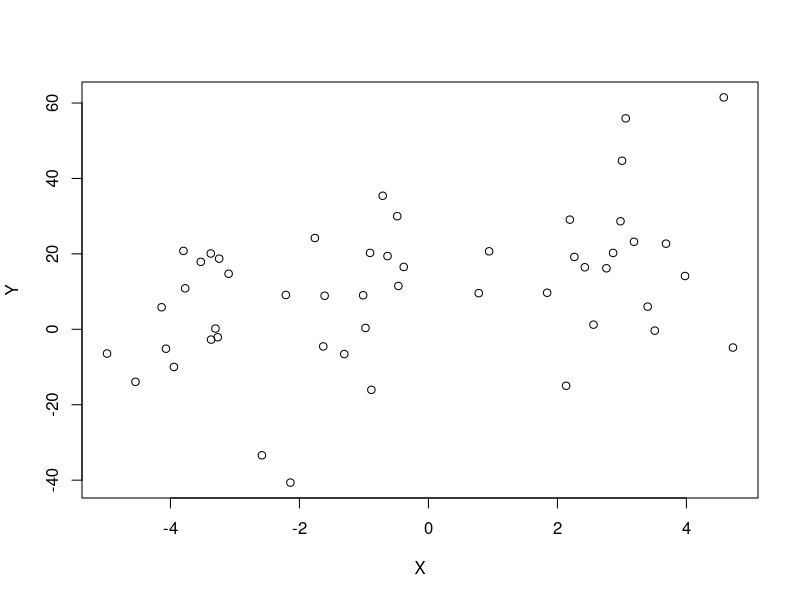

Source code (R): (Note: a time limit stopped this script after it produced the figure.)
## ---- chunk 1
knitr::opts_chunk$set(cache=FALSE, echo = TRUE, tidy=TRUE, tidy.opts=list(blank=FALSE, width.cutoff=50), out.width='\\maxwidth')
options(width=50)
# Installation des packages si nécessaire et chargement
Library <- function(Packages) {
  InstallAndLoad <- function(Package) {
    if (!Package %in% installed.packages()[, 1]) {install.packages(Package, repos="https://cran.rstudio.com/")}
    require(Package, character.only = TRUE)
  }
  invisible(sapply(Packages, InstallAndLoad))
}
# Ajouter les packages nécessaires ici
Library(c("kableExtra", "tidyverse"))
## ---- chunk 2
# Paramètres
a <- 10
b <- 2
sigma <- 20
n <- 50
# Données
X <- runif(n, min=-5, max=5)
Y <- a + b*X + rnorm(n, 0, sigma)
## ---- chunk 3
plot(Y~X)
## ---- chunk 4
ll_Y_theta <- function(Y, X, theta){
  a <- theta[1]
  b <- theta[2]
  sigma <- theta[3]
  # Valeur prédite par le modèle
  prediction <- a + b*X
  # Log-vraisemblance de chaque valeur de y
  single_likelihoods <- dnorm(Y, mean = prediction, sd = sigma, log = TRUE)
  # Possibilité de NaN si sd proposé négatif par exemple
  ll <- sum(single_likelihoods)
  # Vraisemblance nulle dans ce cas
  if (is.na(ll)) ll <- -Inf
  return (ll)
}
## ---- chunk 5
ll_prior <- function(theta){
  a <- theta[1]
  b <- theta[2]
  sigma <- theta[3]
  # Log-vraisemblance de chaque paramètre dans sa loi a priori
  a_prior <- dunif(a, min=-100, max=100, log=TRUE)
  b_prior <- dunif(b, min=-100, max=100, log=TRUE)
  sigma_prior <- dunif(sigma, min=0, max=30, log=TRUE)
  return(a_prior + b_prior + sigma_prior)
}
## ---- chunk 6
ll_posterior <- function(Y, X, theta){
  return (ll_Y_theta(Y, X, theta) + ll_prior(theta))
}
## ---- chunk 7
proposal <- function(theta, sigma_prop){
  return(rnorm(length(theta) , mean = theta, sd = sigma_prop))
}
## ---- chunk 8
MetropolisMCMC <- function(Y, X, sigma_prop, theta_0, iterations){
  # Stockage. Chaque ligne du tableau contient une itération ; les colonnes contiennent theta
  chain <- matrix(nrow = iterations+1, ncol = length(theta_0))
  # Noms des paramètres
  colnames(chain) <- names(theta_0)
  # Stockage des vraisemblances
  ll_data <- numeric(length = iterations+1)
  # Valeurs initiales
  chain[1, ] <- theta_0
  ll_data[1] <- ll_Y_theta(Y, X, theta_0)
  # Initialisation d'une barre de progression
  pgb <- txtProgressBar(min=0, max=iterations)
  # Chaîne de Markov
  for (i in 1:iterations){
    # Proposition d'une valeur de theta
    theta_proposal <- proposal(chain[i,], sigma_prop)
    # Rapport de vraisemblance entre la proposition et la valeur précédente de theta
    l_ratio <- exp(ll_posterior(Y, X, theta_proposal) - ll_posterior(Y, X, chain[i, ]))
    # Acceptation ou non
    if (runif(1) < l_ratio) {
      chain[i+1, ] <- theta_proposal
    } else {
      chain[i+1, ] <- chain[i, ]
    }
    # Enregistrement de la vraisemblance de Y sachant theta
    ll_data[i+1] <- ll_Y_theta(Y, X, chain[i+1, ])
    setTxtProgressBar(pgb, i)
  }
  # Retour d'un tableau complet: theta et vraisemblance
  return(cbind(chain, LogVraisemblance = ll_data))
}
## ---- chunk 9
# Nombre de pas de la chaîne
iterations <- 1E6
# Ecart-type de la marche aléatoire (pour chaque paramètre)
sigma_prop <- c(1/2, 1/2, 1)
# Valeur initiale des paramètres
theta_0 <- c(runif(2, min=-100, max=100), runif(1, min=0, max=30))
names(theta_0) <- c("Intercept", "Pente", "EcartType")
# Lancement de la chaîne de Markov
chain <- MetropolisMCMC(Y, X, sigma_prop, theta_0, iterations)
## ---- chunk 10
# Evolution de la vraisemblance
par(mfrow = c(1,2))
plot(chain[, length(theta_0)+1], type="l", main="Evolution de la vraisemblance", xlab="Pas", ylab="log Vraisemblance")
burn_in <- 1E4
plot(chain[-(1:burn_in), length(theta_0)+1], type="l", main="Après convergence", xlab="Pas", ylab="log Vraisemblace")
# Taux d'acceptation de la chaine de Markov
(acceptance <- 1-mean(duplicated(chain[-(1:burn_in),])))
## ---- chunk 11
par(mfrow = c(1, length(theta_0)))
for (i in 1:length(theta_0)){
  Titre <- paste("Distribution de", names(theta_0)[i])
  Mediane <- format(median(chain[-(1:burn_in), i]), digits = 4)
  hist(chain[-(1:burn_in), i], xlab=paste("Mediane :", Mediane),  main=Titre)
  abline(v=Mediane, col="red")
}
## ---- chunk 12
acf(chain[-(1:burn_in), -ncol(chain)], lag.max=100)
## ---- chunk 13
# Distribution a posteriori. Elimination du prechauffage et de la vraisemblance, éclaircie.
posterior <- chain[-(1:burn_in), -ncol(chain)][seq(1, iterations-burn_in, by=50), ]
## ---- chunk 14
par(mfrow = c(1, length(theta_0)))
for (i in 1:length(theta_0)){
  Titre <- paste("Distribution de", names(theta_0)[i])
  Mediane <- format(median(posterior[, i]), digits = 4)
  hist(posterior[, i], xlab=paste("Mediane :", Mediane),  main=Titre)
  abline(v=Mediane, col="red")
}
## ---- chunk 15
summary(flm <- lm(Y ~ X))
## ---- chunk 16
cor(posterior)
